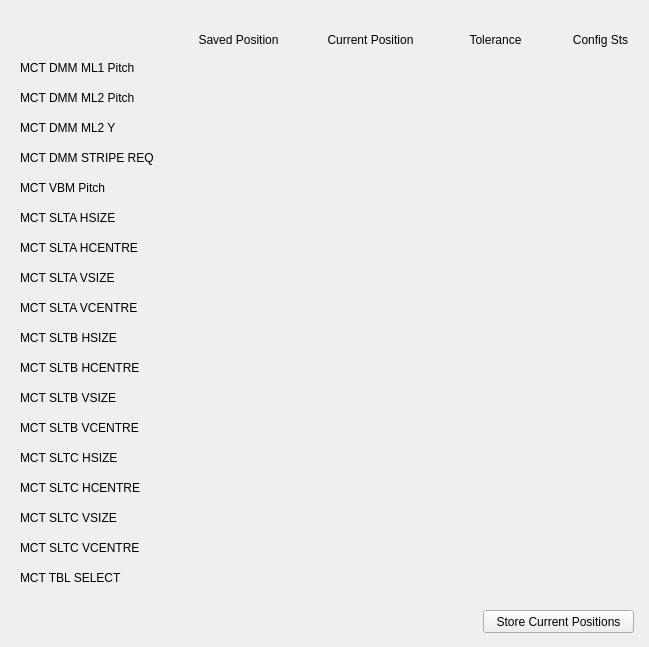
<?xml version="1.0" encoding="UTF-8"?>
<ui version="4.0">
 <class>Form</class>
 <widget class="QWidget" name="Form">
  <property name="geometry">
   <rect>
    <x>0</x>
    <y>0</y>
    <width>649</width>
    <height>647</height>
   </rect>
  </property>
  <property name="windowTitle">
   <string>Form</string>
  </property>
  <widget class="QESimpleShape" name="qesimpleshape_25">
   <property name="geometry">
    <rect>
     <x>590</x>
     <y>60</y>
     <width>21</width>
     <height>21</height>
    </rect>
   </property>
   <property name="colour0" stdset="0">
    <color>
     <red>0</red>
     <green>255</green>
     <blue>0</blue>
    </color>
   </property>
   <property name="colour1" stdset="0">
    <color>
     <red>255</red>
     <green>0</green>
     <blue>0</blue>
    </color>
   </property>
   <property name="variable" stdset="0">
    <string>MCTMONO01MOT06_CFG_STS</string>
   </property>
   <property name="displayAlarmStateOption" stdset="0">
    <enum>QESimpleShape::Never</enum>
   </property>
  </widget>
  <widget class="QELabel" name="qelabel_12">
   <property name="geometry">
    <rect>
     <x>315</x>
     <y>60</y>
     <width>111</width>
     <height>20</height>
    </rect>
   </property>
   <property name="alignment">
    <set>Qt::AlignRight|Qt::AlignTrailing|Qt::AlignVCenter</set>
   </property>
   <property name="variable" stdset="0">
    <string>MCTMONO01MOT06.RBV</string>
   </property>
   <property name="notation" stdset="0">
    <enum>QELabel::Fixed</enum>
   </property>
  </widget>
  <widget class="QELabel" name="qelabel_13">
   <property name="geometry">
    <rect>
     <x>185</x>
     <y>60</y>
     <width>111</width>
     <height>20</height>
    </rect>
   </property>
   <property name="alignment">
    <set>Qt::AlignRight|Qt::AlignTrailing|Qt::AlignVCenter</set>
   </property>
   <property name="variable" stdset="0">
    <string>MCTMONO01MOT06_CFG</string>
   </property>
   <property name="notation" stdset="0">
    <enum>QELabel::Fixed</enum>
   </property>
  </widget>
  <widget class="QLabel" name="label_2">
   <property name="geometry">
    <rect>
     <x>183</x>
     <y>30</y>
     <width>111</width>
     <height>20</height>
    </rect>
   </property>
   <property name="text">
    <string>Saved Position</string>
   </property>
   <property name="alignment">
    <set>Qt::AlignCenter</set>
   </property>
  </widget>
  <widget class="QLabel" name="label_3">
   <property name="geometry">
    <rect>
     <x>315</x>
     <y>30</y>
     <width>111</width>
     <height>20</height>
    </rect>
   </property>
   <property name="text">
    <string>Current Position</string>
   </property>
   <property name="alignment">
    <set>Qt::AlignCenter</set>
   </property>
  </widget>
  <widget class="QLabel" name="label_4">
   <property name="geometry">
    <rect>
     <x>570</x>
     <y>30</y>
     <width>61</width>
     <height>20</height>
    </rect>
   </property>
   <property name="text">
    <string>Config Sts</string>
   </property>
   <property name="alignment">
    <set>Qt::AlignCenter</set>
   </property>
  </widget>
  <widget class="QLabel" name="label_5">
   <property name="geometry">
    <rect>
     <x>20</x>
     <y>60</y>
     <width>131</width>
     <height>16</height>
    </rect>
   </property>
   <property name="text">
    <string>MCT DMM ML1 Pitch</string>
   </property>
  </widget>
  <widget class="QLabel" name="label_6">
   <property name="geometry">
    <rect>
     <x>440</x>
     <y>30</y>
     <width>111</width>
     <height>20</height>
    </rect>
   </property>
   <property name="text">
    <string>Tolerance</string>
   </property>
   <property name="alignment">
    <set>Qt::AlignCenter</set>
   </property>
  </widget>
  <widget class="QELabel" name="qelabel_14">
   <property name="geometry">
    <rect>
     <x>440</x>
     <y>60</y>
     <width>111</width>
     <height>20</height>
    </rect>
   </property>
   <property name="alignment">
    <set>Qt::AlignRight|Qt::AlignTrailing|Qt::AlignVCenter</set>
   </property>
   <property name="variable" stdset="0">
    <string>MCTMONO01MOT06_CFG_TOL</string>
   </property>
   <property name="notation" stdset="0">
    <enum>QELabel::Fixed</enum>
   </property>
  </widget>
  <widget class="QELabel" name="qelabel_15">
   <property name="geometry">
    <rect>
     <x>315</x>
     <y>90</y>
     <width>111</width>
     <height>20</height>
    </rect>
   </property>
   <property name="alignment">
    <set>Qt::AlignRight|Qt::AlignTrailing|Qt::AlignVCenter</set>
   </property>
   <property name="variable" stdset="0">
    <string>MCTMONO01MOT07.RBV</string>
   </property>
   <property name="notation" stdset="0">
    <enum>QELabel::Fixed</enum>
   </property>
  </widget>
  <widget class="QLabel" name="label_7">
   <property name="geometry">
    <rect>
     <x>20</x>
     <y>90</y>
     <width>141</width>
     <height>16</height>
    </rect>
   </property>
   <property name="text">
    <string>MCT DMM ML2 Pitch</string>
   </property>
  </widget>
  <widget class="QESimpleShape" name="qesimpleshape_26">
   <property name="geometry">
    <rect>
     <x>590</x>
     <y>90</y>
     <width>21</width>
     <height>21</height>
    </rect>
   </property>
   <property name="colour0" stdset="0">
    <color>
     <red>0</red>
     <green>255</green>
     <blue>0</blue>
    </color>
   </property>
   <property name="colour1" stdset="0">
    <color>
     <red>255</red>
     <green>0</green>
     <blue>0</blue>
    </color>
   </property>
   <property name="variable" stdset="0">
    <string>MCTMONO01MOT07_CFG_STS</string>
   </property>
   <property name="displayAlarmStateOption" stdset="0">
    <enum>QESimpleShape::Never</enum>
   </property>
  </widget>
  <widget class="QELabel" name="qelabel_16">
   <property name="geometry">
    <rect>
     <x>185</x>
     <y>90</y>
     <width>111</width>
     <height>20</height>
    </rect>
   </property>
   <property name="alignment">
    <set>Qt::AlignRight|Qt::AlignTrailing|Qt::AlignVCenter</set>
   </property>
   <property name="variable" stdset="0">
    <string>MCTMONO01MOT07_CFG</string>
   </property>
   <property name="notation" stdset="0">
    <enum>QELabel::Fixed</enum>
   </property>
  </widget>
  <widget class="QELabel" name="qelabel_17">
   <property name="geometry">
    <rect>
     <x>440</x>
     <y>90</y>
     <width>111</width>
     <height>20</height>
    </rect>
   </property>
   <property name="alignment">
    <set>Qt::AlignRight|Qt::AlignTrailing|Qt::AlignVCenter</set>
   </property>
   <property name="variable" stdset="0">
    <string>MCTMONO01MOT07_CFG_TOL</string>
   </property>
   <property name="notation" stdset="0">
    <enum>QELabel::Fixed</enum>
   </property>
  </widget>
  <widget class="QELabel" name="qelabel_18">
   <property name="geometry">
    <rect>
     <x>315</x>
     <y>120</y>
     <width>111</width>
     <height>20</height>
    </rect>
   </property>
   <property name="alignment">
    <set>Qt::AlignRight|Qt::AlignTrailing|Qt::AlignVCenter</set>
   </property>
   <property name="variable" stdset="0">
    <string>MCTMONO01MOT03.RBV</string>
   </property>
   <property name="notation" stdset="0">
    <enum>QELabel::Fixed</enum>
   </property>
  </widget>
  <widget class="QLabel" name="label_8">
   <property name="geometry">
    <rect>
     <x>20</x>
     <y>120</y>
     <width>141</width>
     <height>16</height>
    </rect>
   </property>
   <property name="text">
    <string>MCT DMM ML2 Y</string>
   </property>
  </widget>
  <widget class="QESimpleShape" name="qesimpleshape_27">
   <property name="geometry">
    <rect>
     <x>590</x>
     <y>120</y>
     <width>21</width>
     <height>21</height>
    </rect>
   </property>
   <property name="colour0" stdset="0">
    <color>
     <red>0</red>
     <green>255</green>
     <blue>0</blue>
    </color>
   </property>
   <property name="colour1" stdset="0">
    <color>
     <red>255</red>
     <green>0</green>
     <blue>0</blue>
    </color>
   </property>
   <property name="variable" stdset="0">
    <string>MCTMONO01MOT03_CFG_STS</string>
   </property>
   <property name="displayAlarmStateOption" stdset="0">
    <enum>QESimpleShape::Never</enum>
   </property>
  </widget>
  <widget class="QELabel" name="qelabel_19">
   <property name="geometry">
    <rect>
     <x>185</x>
     <y>120</y>
     <width>111</width>
     <height>20</height>
    </rect>
   </property>
   <property name="alignment">
    <set>Qt::AlignRight|Qt::AlignTrailing|Qt::AlignVCenter</set>
   </property>
   <property name="variable" stdset="0">
    <string>MCTMONO01MOT03_CFG</string>
   </property>
   <property name="notation" stdset="0">
    <enum>QELabel::Fixed</enum>
   </property>
  </widget>
  <widget class="QELabel" name="qelabel_20">
   <property name="geometry">
    <rect>
     <x>440</x>
     <y>120</y>
     <width>111</width>
     <height>20</height>
    </rect>
   </property>
   <property name="alignment">
    <set>Qt::AlignRight|Qt::AlignTrailing|Qt::AlignVCenter</set>
   </property>
   <property name="variable" stdset="0">
    <string>MCTMONO01MOT03_CFG_TOL</string>
   </property>
   <property name="notation" stdset="0">
    <enum>QELabel::Fixed</enum>
   </property>
  </widget>
  <widget class="QELabel" name="qelabel_21">
   <property name="geometry">
    <rect>
     <x>315</x>
     <y>150</y>
     <width>111</width>
     <height>20</height>
    </rect>
   </property>
   <property name="alignment">
    <set>Qt::AlignRight|Qt::AlignTrailing|Qt::AlignVCenter</set>
   </property>
   <property name="variable" stdset="0">
    <string>MCTMONO01:STRIPE_REQUEST_CMD</string>
   </property>
   <property name="format" stdset="0">
    <enum>QELabel::Integer</enum>
   </property>
   <property name="notation" stdset="0">
    <enum>QELabel::Fixed</enum>
   </property>
  </widget>
  <widget class="QLabel" name="label_9">
   <property name="geometry">
    <rect>
     <x>20</x>
     <y>150</y>
     <width>141</width>
     <height>16</height>
    </rect>
   </property>
   <property name="text">
    <string>MCT DMM STRIPE REQ</string>
   </property>
  </widget>
  <widget class="QESimpleShape" name="qesimpleshape_28">
   <property name="geometry">
    <rect>
     <x>590</x>
     <y>150</y>
     <width>21</width>
     <height>21</height>
    </rect>
   </property>
   <property name="colour0" stdset="0">
    <color>
     <red>0</red>
     <green>255</green>
     <blue>0</blue>
    </color>
   </property>
   <property name="colour1" stdset="0">
    <color>
     <red>255</red>
     <green>0</green>
     <blue>0</blue>
    </color>
   </property>
   <property name="variable" stdset="0">
    <string>MCTMONO01:STRIPE_REQ_CFG_STS</string>
   </property>
   <property name="displayAlarmStateOption" stdset="0">
    <enum>QESimpleShape::Never</enum>
   </property>
  </widget>
  <widget class="QELabel" name="qelabel_22">
   <property name="geometry">
    <rect>
     <x>185</x>
     <y>150</y>
     <width>111</width>
     <height>20</height>
    </rect>
   </property>
   <property name="alignment">
    <set>Qt::AlignRight|Qt::AlignTrailing|Qt::AlignVCenter</set>
   </property>
   <property name="variable" stdset="0">
    <string>MCTMONO01:STRIPE_REQ_CFG</string>
   </property>
   <property name="notation" stdset="0">
    <enum>QELabel::Fixed</enum>
   </property>
  </widget>
  <widget class="QELabel" name="qelabel_24">
   <property name="geometry">
    <rect>
     <x>315</x>
     <y>180</y>
     <width>111</width>
     <height>20</height>
    </rect>
   </property>
   <property name="alignment">
    <set>Qt::AlignRight|Qt::AlignTrailing|Qt::AlignVCenter</set>
   </property>
   <property name="variable" stdset="0">
    <string>MCTVBM01:PITCH.RBV</string>
   </property>
   <property name="notation" stdset="0">
    <enum>QELabel::Fixed</enum>
   </property>
  </widget>
  <widget class="QESimpleShape" name="qesimpleshape_29">
   <property name="geometry">
    <rect>
     <x>590</x>
     <y>180</y>
     <width>21</width>
     <height>21</height>
    </rect>
   </property>
   <property name="colour0" stdset="0">
    <color>
     <red>0</red>
     <green>255</green>
     <blue>0</blue>
    </color>
   </property>
   <property name="colour1" stdset="0">
    <color>
     <red>255</red>
     <green>0</green>
     <blue>0</blue>
    </color>
   </property>
   <property name="variable" stdset="0">
    <string>MCTVBM01:PITCH_CFG_STS</string>
   </property>
   <property name="displayAlarmStateOption" stdset="0">
    <enum>QESimpleShape::Never</enum>
   </property>
  </widget>
  <widget class="QLabel" name="label_10">
   <property name="geometry">
    <rect>
     <x>20</x>
     <y>180</y>
     <width>101</width>
     <height>16</height>
    </rect>
   </property>
   <property name="text">
    <string>MCT VBM Pitch</string>
   </property>
  </widget>
  <widget class="QELabel" name="qelabel_25">
   <property name="geometry">
    <rect>
     <x>185</x>
     <y>180</y>
     <width>111</width>
     <height>20</height>
    </rect>
   </property>
   <property name="alignment">
    <set>Qt::AlignRight|Qt::AlignTrailing|Qt::AlignVCenter</set>
   </property>
   <property name="variable" stdset="0">
    <string>MCTVBM01:PITCH_CFG</string>
   </property>
   <property name="notation" stdset="0">
    <enum>QELabel::Fixed</enum>
   </property>
  </widget>
  <widget class="QELabel" name="qelabel_26">
   <property name="geometry">
    <rect>
     <x>440</x>
     <y>180</y>
     <width>111</width>
     <height>20</height>
    </rect>
   </property>
   <property name="alignment">
    <set>Qt::AlignRight|Qt::AlignTrailing|Qt::AlignVCenter</set>
   </property>
   <property name="variable" stdset="0">
    <string>MCTVBM01:PITCH_CFG_TOL</string>
   </property>
   <property name="notation" stdset="0">
    <enum>QELabel::Fixed</enum>
   </property>
  </widget>
  <widget class="QELabel" name="qelabel_27">
   <property name="geometry">
    <rect>
     <x>315</x>
     <y>210</y>
     <width>111</width>
     <height>20</height>
    </rect>
   </property>
   <property name="alignment">
    <set>Qt::AlignRight|Qt::AlignTrailing|Qt::AlignVCenter</set>
   </property>
   <property name="variable" stdset="0">
    <string>MCTSLT01:HSIZE.RBV</string>
   </property>
   <property name="notation" stdset="0">
    <enum>QELabel::Fixed</enum>
   </property>
  </widget>
  <widget class="QESimpleShape" name="qesimpleshape_30">
   <property name="geometry">
    <rect>
     <x>590</x>
     <y>210</y>
     <width>21</width>
     <height>21</height>
    </rect>
   </property>
   <property name="colour0" stdset="0">
    <color>
     <red>0</red>
     <green>255</green>
     <blue>0</blue>
    </color>
   </property>
   <property name="colour1" stdset="0">
    <color>
     <red>255</red>
     <green>0</green>
     <blue>0</blue>
    </color>
   </property>
   <property name="variable" stdset="0">
    <string>MCTSLT01:HSIZE_CFG_STS</string>
   </property>
   <property name="displayAlarmStateOption" stdset="0">
    <enum>QESimpleShape::Never</enum>
   </property>
  </widget>
  <widget class="QLabel" name="label_11">
   <property name="geometry">
    <rect>
     <x>20</x>
     <y>210</y>
     <width>131</width>
     <height>16</height>
    </rect>
   </property>
   <property name="text">
    <string>MCT SLTA HSIZE</string>
   </property>
  </widget>
  <widget class="QELabel" name="qelabel_28">
   <property name="geometry">
    <rect>
     <x>185</x>
     <y>210</y>
     <width>111</width>
     <height>20</height>
    </rect>
   </property>
   <property name="alignment">
    <set>Qt::AlignRight|Qt::AlignTrailing|Qt::AlignVCenter</set>
   </property>
   <property name="variable" stdset="0">
    <string>MCTSLT01:HSIZE_CFG</string>
   </property>
   <property name="notation" stdset="0">
    <enum>QELabel::Fixed</enum>
   </property>
  </widget>
  <widget class="QELabel" name="qelabel_29">
   <property name="geometry">
    <rect>
     <x>440</x>
     <y>210</y>
     <width>111</width>
     <height>20</height>
    </rect>
   </property>
   <property name="alignment">
    <set>Qt::AlignRight|Qt::AlignTrailing|Qt::AlignVCenter</set>
   </property>
   <property name="variable" stdset="0">
    <string>MCTSLT01:HSIZE_CFG_TOL</string>
   </property>
   <property name="notation" stdset="0">
    <enum>QELabel::Fixed</enum>
   </property>
  </widget>
  <widget class="QELabel" name="qelabel_30">
   <property name="geometry">
    <rect>
     <x>440</x>
     <y>240</y>
     <width>111</width>
     <height>20</height>
    </rect>
   </property>
   <property name="alignment">
    <set>Qt::AlignRight|Qt::AlignTrailing|Qt::AlignVCenter</set>
   </property>
   <property name="variable" stdset="0">
    <string>MCTSLT01:HCENTRE_CFG_TOL</string>
   </property>
   <property name="notation" stdset="0">
    <enum>QELabel::Fixed</enum>
   </property>
  </widget>
  <widget class="QELabel" name="qelabel_31">
   <property name="geometry">
    <rect>
     <x>185</x>
     <y>240</y>
     <width>111</width>
     <height>20</height>
    </rect>
   </property>
   <property name="alignment">
    <set>Qt::AlignRight|Qt::AlignTrailing|Qt::AlignVCenter</set>
   </property>
   <property name="variable" stdset="0">
    <string>MCTSLT01:HCENTRE_CFG</string>
   </property>
   <property name="notation" stdset="0">
    <enum>QELabel::Fixed</enum>
   </property>
  </widget>
  <widget class="QLabel" name="label_12">
   <property name="geometry">
    <rect>
     <x>20</x>
     <y>240</y>
     <width>131</width>
     <height>16</height>
    </rect>
   </property>
   <property name="text">
    <string>MCT SLTA HCENTRE</string>
   </property>
  </widget>
  <widget class="QESimpleShape" name="qesimpleshape_31">
   <property name="geometry">
    <rect>
     <x>590</x>
     <y>240</y>
     <width>21</width>
     <height>21</height>
    </rect>
   </property>
   <property name="colour0" stdset="0">
    <color>
     <red>0</red>
     <green>255</green>
     <blue>0</blue>
    </color>
   </property>
   <property name="colour1" stdset="0">
    <color>
     <red>255</red>
     <green>0</green>
     <blue>0</blue>
    </color>
   </property>
   <property name="variable" stdset="0">
    <string>MCTSLT01:HCENTRE_CFG_STS</string>
   </property>
   <property name="displayAlarmStateOption" stdset="0">
    <enum>QESimpleShape::Never</enum>
   </property>
  </widget>
  <widget class="QELabel" name="qelabel_32">
   <property name="geometry">
    <rect>
     <x>315</x>
     <y>240</y>
     <width>111</width>
     <height>20</height>
    </rect>
   </property>
   <property name="alignment">
    <set>Qt::AlignRight|Qt::AlignTrailing|Qt::AlignVCenter</set>
   </property>
   <property name="variable" stdset="0">
    <string>MCTSLT01:HCENTRE.RBV</string>
   </property>
   <property name="notation" stdset="0">
    <enum>QELabel::Fixed</enum>
   </property>
  </widget>
  <widget class="QELabel" name="qelabel_33">
   <property name="geometry">
    <rect>
     <x>440</x>
     <y>270</y>
     <width>111</width>
     <height>20</height>
    </rect>
   </property>
   <property name="alignment">
    <set>Qt::AlignRight|Qt::AlignTrailing|Qt::AlignVCenter</set>
   </property>
   <property name="variable" stdset="0">
    <string>MCTSLT01:VSIZE_CFG_TOL</string>
   </property>
   <property name="notation" stdset="0">
    <enum>QELabel::Fixed</enum>
   </property>
  </widget>
  <widget class="QELabel" name="qelabel_34">
   <property name="geometry">
    <rect>
     <x>185</x>
     <y>270</y>
     <width>111</width>
     <height>20</height>
    </rect>
   </property>
   <property name="alignment">
    <set>Qt::AlignRight|Qt::AlignTrailing|Qt::AlignVCenter</set>
   </property>
   <property name="variable" stdset="0">
    <string>MCTSLT01:VSIZE_CFG</string>
   </property>
   <property name="notation" stdset="0">
    <enum>QELabel::Fixed</enum>
   </property>
  </widget>
  <widget class="QELabel" name="qelabel_35">
   <property name="geometry">
    <rect>
     <x>185</x>
     <y>300</y>
     <width>111</width>
     <height>20</height>
    </rect>
   </property>
   <property name="alignment">
    <set>Qt::AlignRight|Qt::AlignTrailing|Qt::AlignVCenter</set>
   </property>
   <property name="variable" stdset="0">
    <string>MCTSLT01:VCENTRE_CFG</string>
   </property>
   <property name="notation" stdset="0">
    <enum>QELabel::Fixed</enum>
   </property>
  </widget>
  <widget class="QLabel" name="label_13">
   <property name="geometry">
    <rect>
     <x>20</x>
     <y>270</y>
     <width>131</width>
     <height>16</height>
    </rect>
   </property>
   <property name="text">
    <string>MCT SLTA VSIZE</string>
   </property>
  </widget>
  <widget class="QELabel" name="qelabel_36">
   <property name="geometry">
    <rect>
     <x>440</x>
     <y>300</y>
     <width>111</width>
     <height>20</height>
    </rect>
   </property>
   <property name="alignment">
    <set>Qt::AlignRight|Qt::AlignTrailing|Qt::AlignVCenter</set>
   </property>
   <property name="variable" stdset="0">
    <string>MCTSLT01:VCENTRE_CFG_TOL</string>
   </property>
   <property name="notation" stdset="0">
    <enum>QELabel::Fixed</enum>
   </property>
  </widget>
  <widget class="QELabel" name="qelabel_37">
   <property name="geometry">
    <rect>
     <x>315</x>
     <y>300</y>
     <width>111</width>
     <height>20</height>
    </rect>
   </property>
   <property name="alignment">
    <set>Qt::AlignRight|Qt::AlignTrailing|Qt::AlignVCenter</set>
   </property>
   <property name="variable" stdset="0">
    <string>MCTSLT01:VCENTRE.RBV</string>
   </property>
   <property name="notation" stdset="0">
    <enum>QELabel::Fixed</enum>
   </property>
  </widget>
  <widget class="QESimpleShape" name="qesimpleshape_32">
   <property name="geometry">
    <rect>
     <x>590</x>
     <y>270</y>
     <width>21</width>
     <height>21</height>
    </rect>
   </property>
   <property name="colour0" stdset="0">
    <color>
     <red>0</red>
     <green>255</green>
     <blue>0</blue>
    </color>
   </property>
   <property name="colour1" stdset="0">
    <color>
     <red>255</red>
     <green>0</green>
     <blue>0</blue>
    </color>
   </property>
   <property name="variable" stdset="0">
    <string>MCTSLT01:VSIZE_CFG_STS</string>
   </property>
   <property name="displayAlarmStateOption" stdset="0">
    <enum>QESimpleShape::Never</enum>
   </property>
  </widget>
  <widget class="QLabel" name="label_14">
   <property name="geometry">
    <rect>
     <x>20</x>
     <y>300</y>
     <width>131</width>
     <height>16</height>
    </rect>
   </property>
   <property name="text">
    <string>MCT SLTA VCENTRE</string>
   </property>
  </widget>
  <widget class="QESimpleShape" name="qesimpleshape_33">
   <property name="geometry">
    <rect>
     <x>590</x>
     <y>300</y>
     <width>21</width>
     <height>21</height>
    </rect>
   </property>
   <property name="colour0" stdset="0">
    <color>
     <red>0</red>
     <green>255</green>
     <blue>0</blue>
    </color>
   </property>
   <property name="colour1" stdset="0">
    <color>
     <red>255</red>
     <green>0</green>
     <blue>0</blue>
    </color>
   </property>
   <property name="variable" stdset="0">
    <string>MCTSLT01:VCENTRE_CFG_STS</string>
   </property>
   <property name="displayAlarmStateOption" stdset="0">
    <enum>QESimpleShape::Never</enum>
   </property>
  </widget>
  <widget class="QELabel" name="qelabel_38">
   <property name="geometry">
    <rect>
     <x>315</x>
     <y>270</y>
     <width>111</width>
     <height>20</height>
    </rect>
   </property>
   <property name="alignment">
    <set>Qt::AlignRight|Qt::AlignTrailing|Qt::AlignVCenter</set>
   </property>
   <property name="variable" stdset="0">
    <string>MCTSLT01:VSIZE.RBV</string>
   </property>
   <property name="notation" stdset="0">
    <enum>QELabel::Fixed</enum>
   </property>
  </widget>
  <widget class="QELabel" name="qelabel_39">
   <property name="geometry">
    <rect>
     <x>185</x>
     <y>330</y>
     <width>111</width>
     <height>20</height>
    </rect>
   </property>
   <property name="alignment">
    <set>Qt::AlignRight|Qt::AlignTrailing|Qt::AlignVCenter</set>
   </property>
   <property name="variable" stdset="0">
    <string>MCTSLT02:HSIZE_CFG</string>
   </property>
   <property name="notation" stdset="0">
    <enum>QELabel::Fixed</enum>
   </property>
  </widget>
  <widget class="QELabel" name="qelabel_40">
   <property name="geometry">
    <rect>
     <x>315</x>
     <y>330</y>
     <width>111</width>
     <height>20</height>
    </rect>
   </property>
   <property name="alignment">
    <set>Qt::AlignRight|Qt::AlignTrailing|Qt::AlignVCenter</set>
   </property>
   <property name="variable" stdset="0">
    <string>MCTSLT02:HSIZE.RBV</string>
   </property>
   <property name="notation" stdset="0">
    <enum>QELabel::Fixed</enum>
   </property>
  </widget>
  <widget class="QLabel" name="label_15">
   <property name="geometry">
    <rect>
     <x>20</x>
     <y>330</y>
     <width>131</width>
     <height>16</height>
    </rect>
   </property>
   <property name="text">
    <string>MCT SLTB HSIZE</string>
   </property>
  </widget>
  <widget class="QESimpleShape" name="qesimpleshape_34">
   <property name="geometry">
    <rect>
     <x>590</x>
     <y>420</y>
     <width>21</width>
     <height>21</height>
    </rect>
   </property>
   <property name="colour0" stdset="0">
    <color>
     <red>0</red>
     <green>255</green>
     <blue>0</blue>
    </color>
   </property>
   <property name="colour1" stdset="0">
    <color>
     <red>255</red>
     <green>0</green>
     <blue>0</blue>
    </color>
   </property>
   <property name="variable" stdset="0">
    <string>MCTSLT02:VCENTRE_CFG_STS</string>
   </property>
   <property name="displayAlarmStateOption" stdset="0">
    <enum>QESimpleShape::Never</enum>
   </property>
  </widget>
  <widget class="QELabel" name="qelabel_41">
   <property name="geometry">
    <rect>
     <x>185</x>
     <y>360</y>
     <width>111</width>
     <height>20</height>
    </rect>
   </property>
   <property name="alignment">
    <set>Qt::AlignRight|Qt::AlignTrailing|Qt::AlignVCenter</set>
   </property>
   <property name="variable" stdset="0">
    <string>MCTSLT02:HCENTRE_CFG</string>
   </property>
   <property name="notation" stdset="0">
    <enum>QELabel::Fixed</enum>
   </property>
  </widget>
  <widget class="QELabel" name="qelabel_42">
   <property name="geometry">
    <rect>
     <x>185</x>
     <y>390</y>
     <width>111</width>
     <height>20</height>
    </rect>
   </property>
   <property name="alignment">
    <set>Qt::AlignRight|Qt::AlignTrailing|Qt::AlignVCenter</set>
   </property>
   <property name="variable" stdset="0">
    <string>MCTSLT02:VSIZE_CFG</string>
   </property>
   <property name="notation" stdset="0">
    <enum>QELabel::Fixed</enum>
   </property>
  </widget>
  <widget class="QELabel" name="qelabel_43">
   <property name="geometry">
    <rect>
     <x>440</x>
     <y>360</y>
     <width>111</width>
     <height>20</height>
    </rect>
   </property>
   <property name="alignment">
    <set>Qt::AlignRight|Qt::AlignTrailing|Qt::AlignVCenter</set>
   </property>
   <property name="variable" stdset="0">
    <string>MCTSLT02:HCENTRE_CFG_TOL</string>
   </property>
   <property name="notation" stdset="0">
    <enum>QELabel::Fixed</enum>
   </property>
  </widget>
  <widget class="QELabel" name="qelabel_44">
   <property name="geometry">
    <rect>
     <x>315</x>
     <y>360</y>
     <width>111</width>
     <height>20</height>
    </rect>
   </property>
   <property name="alignment">
    <set>Qt::AlignRight|Qt::AlignTrailing|Qt::AlignVCenter</set>
   </property>
   <property name="variable" stdset="0">
    <string>MCTSLT02:HCENTRE.RBV</string>
   </property>
   <property name="notation" stdset="0">
    <enum>QELabel::Fixed</enum>
   </property>
  </widget>
  <widget class="QESimpleShape" name="qesimpleshape_35">
   <property name="geometry">
    <rect>
     <x>590</x>
     <y>390</y>
     <width>21</width>
     <height>21</height>
    </rect>
   </property>
   <property name="colour0" stdset="0">
    <color>
     <red>0</red>
     <green>255</green>
     <blue>0</blue>
    </color>
   </property>
   <property name="colour1" stdset="0">
    <color>
     <red>255</red>
     <green>0</green>
     <blue>0</blue>
    </color>
   </property>
   <property name="variable" stdset="0">
    <string>MCTSLT02:VSIZE_CFG_STS</string>
   </property>
   <property name="displayAlarmStateOption" stdset="0">
    <enum>QESimpleShape::Never</enum>
   </property>
  </widget>
  <widget class="QESimpleShape" name="qesimpleshape_36">
   <property name="geometry">
    <rect>
     <x>590</x>
     <y>360</y>
     <width>21</width>
     <height>21</height>
    </rect>
   </property>
   <property name="colour0" stdset="0">
    <color>
     <red>0</red>
     <green>255</green>
     <blue>0</blue>
    </color>
   </property>
   <property name="colour1" stdset="0">
    <color>
     <red>255</red>
     <green>0</green>
     <blue>0</blue>
    </color>
   </property>
   <property name="variable" stdset="0">
    <string>MCTSLT02:HCENTRE_CFG_STS</string>
   </property>
   <property name="displayAlarmStateOption" stdset="0">
    <enum>QESimpleShape::Never</enum>
   </property>
  </widget>
  <widget class="QELabel" name="qelabel_45">
   <property name="geometry">
    <rect>
     <x>315</x>
     <y>390</y>
     <width>111</width>
     <height>20</height>
    </rect>
   </property>
   <property name="alignment">
    <set>Qt::AlignRight|Qt::AlignTrailing|Qt::AlignVCenter</set>
   </property>
   <property name="variable" stdset="0">
    <string>MCTSLT02:VSIZE.RBV</string>
   </property>
   <property name="notation" stdset="0">
    <enum>QELabel::Fixed</enum>
   </property>
  </widget>
  <widget class="QELabel" name="qelabel_46">
   <property name="geometry">
    <rect>
     <x>440</x>
     <y>420</y>
     <width>111</width>
     <height>20</height>
    </rect>
   </property>
   <property name="alignment">
    <set>Qt::AlignRight|Qt::AlignTrailing|Qt::AlignVCenter</set>
   </property>
   <property name="variable" stdset="0">
    <string>MCTSLT02:VCENTRE_CFG_TOL</string>
   </property>
   <property name="notation" stdset="0">
    <enum>QELabel::Fixed</enum>
   </property>
  </widget>
  <widget class="QLabel" name="label_16">
   <property name="geometry">
    <rect>
     <x>20</x>
     <y>360</y>
     <width>131</width>
     <height>16</height>
    </rect>
   </property>
   <property name="text">
    <string>MCT SLTB HCENTRE</string>
   </property>
  </widget>
  <widget class="QLabel" name="label_17">
   <property name="geometry">
    <rect>
     <x>20</x>
     <y>420</y>
     <width>131</width>
     <height>16</height>
    </rect>
   </property>
   <property name="text">
    <string>MCT SLTB VCENTRE</string>
   </property>
  </widget>
  <widget class="QELabel" name="qelabel_47">
   <property name="geometry">
    <rect>
     <x>440</x>
     <y>390</y>
     <width>111</width>
     <height>20</height>
    </rect>
   </property>
   <property name="alignment">
    <set>Qt::AlignRight|Qt::AlignTrailing|Qt::AlignVCenter</set>
   </property>
   <property name="variable" stdset="0">
    <string>MCTSLT02:VSIZE_CFG_TOL</string>
   </property>
   <property name="notation" stdset="0">
    <enum>QELabel::Fixed</enum>
   </property>
  </widget>
  <widget class="QELabel" name="qelabel_48">
   <property name="geometry">
    <rect>
     <x>440</x>
     <y>330</y>
     <width>111</width>
     <height>20</height>
    </rect>
   </property>
   <property name="alignment">
    <set>Qt::AlignRight|Qt::AlignTrailing|Qt::AlignVCenter</set>
   </property>
   <property name="variable" stdset="0">
    <string>MCTSLT02:HSIZE_CFG_TOL</string>
   </property>
   <property name="notation" stdset="0">
    <enum>QELabel::Fixed</enum>
   </property>
  </widget>
  <widget class="QELabel" name="qelabel_49">
   <property name="geometry">
    <rect>
     <x>185</x>
     <y>420</y>
     <width>111</width>
     <height>20</height>
    </rect>
   </property>
   <property name="alignment">
    <set>Qt::AlignRight|Qt::AlignTrailing|Qt::AlignVCenter</set>
   </property>
   <property name="variable" stdset="0">
    <string>MCTSLT02:VCENTRE_CFG</string>
   </property>
   <property name="notation" stdset="0">
    <enum>QELabel::Fixed</enum>
   </property>
  </widget>
  <widget class="QELabel" name="qelabel_50">
   <property name="geometry">
    <rect>
     <x>315</x>
     <y>420</y>
     <width>111</width>
     <height>20</height>
    </rect>
   </property>
   <property name="alignment">
    <set>Qt::AlignRight|Qt::AlignTrailing|Qt::AlignVCenter</set>
   </property>
   <property name="variable" stdset="0">
    <string>MCTSLT02:VCENTRE.RBV</string>
   </property>
   <property name="notation" stdset="0">
    <enum>QELabel::Fixed</enum>
   </property>
  </widget>
  <widget class="QESimpleShape" name="qesimpleshape_37">
   <property name="geometry">
    <rect>
     <x>590</x>
     <y>330</y>
     <width>21</width>
     <height>21</height>
    </rect>
   </property>
   <property name="colour0" stdset="0">
    <color>
     <red>0</red>
     <green>255</green>
     <blue>0</blue>
    </color>
   </property>
   <property name="colour1" stdset="0">
    <color>
     <red>255</red>
     <green>0</green>
     <blue>0</blue>
    </color>
   </property>
   <property name="variable" stdset="0">
    <string>MCTSLT02:HSIZE_CFG_STS</string>
   </property>
   <property name="displayAlarmStateOption" stdset="0">
    <enum>QESimpleShape::Never</enum>
   </property>
  </widget>
  <widget class="QLabel" name="label_18">
   <property name="geometry">
    <rect>
     <x>20</x>
     <y>390</y>
     <width>131</width>
     <height>16</height>
    </rect>
   </property>
   <property name="text">
    <string>MCT SLTB VSIZE</string>
   </property>
  </widget>
  <widget class="QELabel" name="qelabel_51">
   <property name="geometry">
    <rect>
     <x>185</x>
     <y>450</y>
     <width>111</width>
     <height>20</height>
    </rect>
   </property>
   <property name="alignment">
    <set>Qt::AlignRight|Qt::AlignTrailing|Qt::AlignVCenter</set>
   </property>
   <property name="variable" stdset="0">
    <string>MCTSLT03:HSIZE_CFG</string>
   </property>
   <property name="notation" stdset="0">
    <enum>QELabel::Fixed</enum>
   </property>
  </widget>
  <widget class="QELabel" name="qelabel_52">
   <property name="geometry">
    <rect>
     <x>315</x>
     <y>450</y>
     <width>111</width>
     <height>20</height>
    </rect>
   </property>
   <property name="alignment">
    <set>Qt::AlignRight|Qt::AlignTrailing|Qt::AlignVCenter</set>
   </property>
   <property name="variable" stdset="0">
    <string>MCTSLT03:HSIZE.RBV</string>
   </property>
   <property name="notation" stdset="0">
    <enum>QELabel::Fixed</enum>
   </property>
  </widget>
  <widget class="QLabel" name="label_19">
   <property name="geometry">
    <rect>
     <x>20</x>
     <y>450</y>
     <width>131</width>
     <height>16</height>
    </rect>
   </property>
   <property name="text">
    <string>MCT SLTC HSIZE</string>
   </property>
  </widget>
  <widget class="QESimpleShape" name="qesimpleshape_38">
   <property name="geometry">
    <rect>
     <x>590</x>
     <y>540</y>
     <width>21</width>
     <height>21</height>
    </rect>
   </property>
   <property name="colour0" stdset="0">
    <color>
     <red>0</red>
     <green>255</green>
     <blue>0</blue>
    </color>
   </property>
   <property name="colour1" stdset="0">
    <color>
     <red>255</red>
     <green>0</green>
     <blue>0</blue>
    </color>
   </property>
   <property name="variable" stdset="0">
    <string>MCTSLT03:VCENTRE_CFG_STS</string>
   </property>
   <property name="displayAlarmStateOption" stdset="0">
    <enum>QESimpleShape::Never</enum>
   </property>
  </widget>
  <widget class="QELabel" name="qelabel_53">
   <property name="geometry">
    <rect>
     <x>185</x>
     <y>480</y>
     <width>111</width>
     <height>20</height>
    </rect>
   </property>
   <property name="alignment">
    <set>Qt::AlignRight|Qt::AlignTrailing|Qt::AlignVCenter</set>
   </property>
   <property name="variable" stdset="0">
    <string>MCTSLT03:HCENTRE_CFG</string>
   </property>
   <property name="notation" stdset="0">
    <enum>QELabel::Fixed</enum>
   </property>
  </widget>
  <widget class="QELabel" name="qelabel_54">
   <property name="geometry">
    <rect>
     <x>185</x>
     <y>510</y>
     <width>111</width>
     <height>20</height>
    </rect>
   </property>
   <property name="alignment">
    <set>Qt::AlignRight|Qt::AlignTrailing|Qt::AlignVCenter</set>
   </property>
   <property name="variable" stdset="0">
    <string>MCTSLT03:VSIZE_CFG</string>
   </property>
   <property name="notation" stdset="0">
    <enum>QELabel::Fixed</enum>
   </property>
  </widget>
  <widget class="QELabel" name="qelabel_55">
   <property name="geometry">
    <rect>
     <x>440</x>
     <y>480</y>
     <width>111</width>
     <height>20</height>
    </rect>
   </property>
   <property name="alignment">
    <set>Qt::AlignRight|Qt::AlignTrailing|Qt::AlignVCenter</set>
   </property>
   <property name="variable" stdset="0">
    <string>MCTSLT03:HCENTRE_CFG_TOL</string>
   </property>
   <property name="notation" stdset="0">
    <enum>QELabel::Fixed</enum>
   </property>
  </widget>
  <widget class="QELabel" name="qelabel_56">
   <property name="geometry">
    <rect>
     <x>315</x>
     <y>480</y>
     <width>111</width>
     <height>20</height>
    </rect>
   </property>
   <property name="alignment">
    <set>Qt::AlignRight|Qt::AlignTrailing|Qt::AlignVCenter</set>
   </property>
   <property name="variable" stdset="0">
    <string>MCTSLT03:HCENTRE.RBV</string>
   </property>
   <property name="notation" stdset="0">
    <enum>QELabel::Fixed</enum>
   </property>
  </widget>
  <widget class="QESimpleShape" name="qesimpleshape_39">
   <property name="geometry">
    <rect>
     <x>590</x>
     <y>510</y>
     <width>21</width>
     <height>21</height>
    </rect>
   </property>
   <property name="colour0" stdset="0">
    <color>
     <red>0</red>
     <green>255</green>
     <blue>0</blue>
    </color>
   </property>
   <property name="colour1" stdset="0">
    <color>
     <red>255</red>
     <green>0</green>
     <blue>0</blue>
    </color>
   </property>
   <property name="variable" stdset="0">
    <string>MCTSLT03:VSIZE_CFG_STS</string>
   </property>
   <property name="displayAlarmStateOption" stdset="0">
    <enum>QESimpleShape::Never</enum>
   </property>
  </widget>
  <widget class="QESimpleShape" name="qesimpleshape_40">
   <property name="geometry">
    <rect>
     <x>590</x>
     <y>480</y>
     <width>21</width>
     <height>21</height>
    </rect>
   </property>
   <property name="colour0" stdset="0">
    <color>
     <red>0</red>
     <green>255</green>
     <blue>0</blue>
    </color>
   </property>
   <property name="colour1" stdset="0">
    <color>
     <red>255</red>
     <green>0</green>
     <blue>0</blue>
    </color>
   </property>
   <property name="variable" stdset="0">
    <string>MCTSLT03:HCENTRE_CFG_STS</string>
   </property>
   <property name="displayAlarmStateOption" stdset="0">
    <enum>QESimpleShape::Never</enum>
   </property>
  </widget>
  <widget class="QELabel" name="qelabel_57">
   <property name="geometry">
    <rect>
     <x>315</x>
     <y>510</y>
     <width>111</width>
     <height>20</height>
    </rect>
   </property>
   <property name="alignment">
    <set>Qt::AlignRight|Qt::AlignTrailing|Qt::AlignVCenter</set>
   </property>
   <property name="variable" stdset="0">
    <string>MCTSLT03:VSIZE.RBV</string>
   </property>
   <property name="notation" stdset="0">
    <enum>QELabel::Fixed</enum>
   </property>
  </widget>
  <widget class="QELabel" name="qelabel_58">
   <property name="geometry">
    <rect>
     <x>440</x>
     <y>540</y>
     <width>111</width>
     <height>20</height>
    </rect>
   </property>
   <property name="alignment">
    <set>Qt::AlignRight|Qt::AlignTrailing|Qt::AlignVCenter</set>
   </property>
   <property name="variable" stdset="0">
    <string>MCTSLT03:VCENTRE_CFG_TOL</string>
   </property>
   <property name="notation" stdset="0">
    <enum>QELabel::Fixed</enum>
   </property>
  </widget>
  <widget class="QLabel" name="label_20">
   <property name="geometry">
    <rect>
     <x>20</x>
     <y>480</y>
     <width>131</width>
     <height>16</height>
    </rect>
   </property>
   <property name="text">
    <string>MCT SLTC HCENTRE</string>
   </property>
  </widget>
  <widget class="QLabel" name="label_21">
   <property name="geometry">
    <rect>
     <x>20</x>
     <y>540</y>
     <width>131</width>
     <height>16</height>
    </rect>
   </property>
   <property name="text">
    <string>MCT SLTC VCENTRE</string>
   </property>
  </widget>
  <widget class="QELabel" name="qelabel_59">
   <property name="geometry">
    <rect>
     <x>440</x>
     <y>510</y>
     <width>111</width>
     <height>20</height>
    </rect>
   </property>
   <property name="alignment">
    <set>Qt::AlignRight|Qt::AlignTrailing|Qt::AlignVCenter</set>
   </property>
   <property name="variable" stdset="0">
    <string>MCTSLT03:VSIZE_CFG_TOL</string>
   </property>
   <property name="notation" stdset="0">
    <enum>QELabel::Fixed</enum>
   </property>
  </widget>
  <widget class="QELabel" name="qelabel_60">
   <property name="geometry">
    <rect>
     <x>440</x>
     <y>450</y>
     <width>111</width>
     <height>20</height>
    </rect>
   </property>
   <property name="alignment">
    <set>Qt::AlignRight|Qt::AlignTrailing|Qt::AlignVCenter</set>
   </property>
   <property name="variable" stdset="0">
    <string>MCTSLT03:HSIZE_CFG_TOL</string>
   </property>
   <property name="notation" stdset="0">
    <enum>QELabel::Fixed</enum>
   </property>
  </widget>
  <widget class="QELabel" name="qelabel_61">
   <property name="geometry">
    <rect>
     <x>185</x>
     <y>540</y>
     <width>111</width>
     <height>20</height>
    </rect>
   </property>
   <property name="alignment">
    <set>Qt::AlignRight|Qt::AlignTrailing|Qt::AlignVCenter</set>
   </property>
   <property name="variable" stdset="0">
    <string>MCTSLT03:VCENTRE_CFG</string>
   </property>
   <property name="notation" stdset="0">
    <enum>QELabel::Fixed</enum>
   </property>
  </widget>
  <widget class="QELabel" name="qelabel_62">
   <property name="geometry">
    <rect>
     <x>315</x>
     <y>540</y>
     <width>111</width>
     <height>20</height>
    </rect>
   </property>
   <property name="alignment">
    <set>Qt::AlignRight|Qt::AlignTrailing|Qt::AlignVCenter</set>
   </property>
   <property name="variable" stdset="0">
    <string>MCTSLT03:VCENTRE.RBV</string>
   </property>
   <property name="notation" stdset="0">
    <enum>QELabel::Fixed</enum>
   </property>
  </widget>
  <widget class="QESimpleShape" name="qesimpleshape_41">
   <property name="geometry">
    <rect>
     <x>590</x>
     <y>450</y>
     <width>21</width>
     <height>21</height>
    </rect>
   </property>
   <property name="colour0" stdset="0">
    <color>
     <red>0</red>
     <green>255</green>
     <blue>0</blue>
    </color>
   </property>
   <property name="colour1" stdset="0">
    <color>
     <red>255</red>
     <green>0</green>
     <blue>0</blue>
    </color>
   </property>
   <property name="variable" stdset="0">
    <string>MCTSLT03:HSIZE_CFG_STS</string>
   </property>
   <property name="displayAlarmStateOption" stdset="0">
    <enum>QESimpleShape::Never</enum>
   </property>
  </widget>
  <widget class="QLabel" name="label_22">
   <property name="geometry">
    <rect>
     <x>20</x>
     <y>510</y>
     <width>131</width>
     <height>16</height>
    </rect>
   </property>
   <property name="text">
    <string>MCT SLTC VSIZE</string>
   </property>
  </widget>
  <widget class="QESimpleShape" name="qesimpleshape_42">
   <property name="geometry">
    <rect>
     <x>590</x>
     <y>570</y>
     <width>21</width>
     <height>21</height>
    </rect>
   </property>
   <property name="colour0" stdset="0">
    <color>
     <red>0</red>
     <green>255</green>
     <blue>0</blue>
    </color>
   </property>
   <property name="colour1" stdset="0">
    <color>
     <red>255</red>
     <green>0</green>
     <blue>0</blue>
    </color>
   </property>
   <property name="variable" stdset="0">
    <string>MCTCFG01:TABLE_SEL_CFG_STS</string>
   </property>
   <property name="displayAlarmStateOption" stdset="0">
    <enum>QESimpleShape::Never</enum>
   </property>
  </widget>
  <widget class="QELabel" name="qelabel_64">
   <property name="geometry">
    <rect>
     <x>185</x>
     <y>570</y>
     <width>111</width>
     <height>20</height>
    </rect>
   </property>
   <property name="alignment">
    <set>Qt::AlignRight|Qt::AlignTrailing|Qt::AlignVCenter</set>
   </property>
   <property name="variable" stdset="0">
    <string>MCTCFG01:TABLE_SEL_CFG</string>
   </property>
   <property name="notation" stdset="0">
    <enum>QELabel::Fixed</enum>
   </property>
  </widget>
  <widget class="QELabel" name="qelabel_65">
   <property name="geometry">
    <rect>
     <x>315</x>
     <y>570</y>
     <width>111</width>
     <height>20</height>
    </rect>
   </property>
   <property name="alignment">
    <set>Qt::AlignRight|Qt::AlignTrailing|Qt::AlignVCenter</set>
   </property>
   <property name="variable" stdset="0">
    <string>MCTCFG01:TABLE_SELECT</string>
   </property>
   <property name="format" stdset="0">
    <enum>QELabel::Integer</enum>
   </property>
   <property name="notation" stdset="0">
    <enum>QELabel::Fixed</enum>
   </property>
  </widget>
  <widget class="QLabel" name="label_23">
   <property name="geometry">
    <rect>
     <x>20</x>
     <y>570</y>
     <width>111</width>
     <height>16</height>
    </rect>
   </property>
   <property name="text">
    <string>MCT TBL SELECT</string>
   </property>
  </widget>
  <widget class="QEPushButton" name="qepushbutton">
   <property name="geometry">
    <rect>
     <x>483</x>
     <y>610</y>
     <width>151</width>
     <height>23</height>
    </rect>
   </property>
   <property name="text">
    <string>Store Current Positions</string>
   </property>
   <property name="variable" stdset="0">
    <string>MCTCFG01:CONFIG_SAVE.PROC</string>
   </property>
  </widget>
  <widget class="QELabel" name="qelabel_23">
   <property name="geometry">
    <rect>
     <x>440</x>
     <y>150</y>
     <width>111</width>
     <height>20</height>
    </rect>
   </property>
   <property name="alignment">
    <set>Qt::AlignRight|Qt::AlignTrailing|Qt::AlignVCenter</set>
   </property>
   <property name="variable" stdset="0">
    <string>MCTMONO01:STRIPE_REQ_CFG_TOL</string>
   </property>
   <property name="notation" stdset="0">
    <enum>QELabel::Fixed</enum>
   </property>
  </widget>
  <widget class="QELabel" name="qelabel_63">
   <property name="geometry">
    <rect>
     <x>440</x>
     <y>570</y>
     <width>111</width>
     <height>20</height>
    </rect>
   </property>
   <property name="alignment">
    <set>Qt::AlignRight|Qt::AlignTrailing|Qt::AlignVCenter</set>
   </property>
   <property name="variable" stdset="0">
    <string>MCTCFG01:TABLE_SEL_CFG_TOL</string>
   </property>
   <property name="notation" stdset="0">
    <enum>QELabel::Fixed</enum>
   </property>
  </widget>
 </widget>
 <customwidgets>
  <customwidget>
   <class>QELabel</class>
   <extends>QLabel</extends>
   <header>QELabel.h</header>
  </customwidget>
  <customwidget>
   <class>QEPushButton</class>
   <extends>QPushButton</extends>
   <header>QEPushButton.h</header>
  </customwidget>
  <customwidget>
   <class>QESimpleShape</class>
   <extends>QSimpleShape</extends>
   <header>QESimpleShape.h</header>
  </customwidget>
  <customwidget>
   <class>QSimpleShape</class>
   <extends>QWidget</extends>
   <header>QSimpleShape.h</header>
  </customwidget>
 </customwidgets>
 <resources/>
 <connections/>
</ui>
